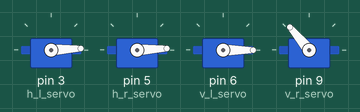
Recording of a sketch running on a simulated Arduino Uno, built with avr-gcc and run on an emulated ATmega328P. Parts: 4 × servo.

Above: at 0.05 s.
At 0.85 s:
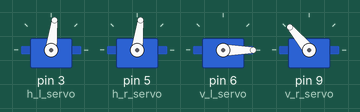
At 1.2 s:
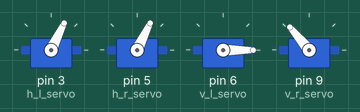
At 1.65 s:
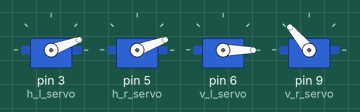
Timing chart, 0 to 4.2 s (numbered marks = the images above):
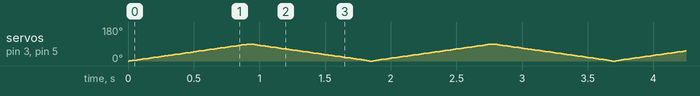

The sketch:

dancing_servos_1.ino
```cpp
#include <Servo.h>
Servo h_l_servo,h_r_servo,v_l_servo,v_r_servo;
int pos=45,temp = 0;


void setup()
{
  //3-left hor,5-right hor
//6-left ver,9 right ver

  h_l_servo.attach(3);
  h_r_servo.attach(5);
  v_l_servo.attach(6);
  v_r_servo.attach(9);
  Serial.begin(9600);
  //h_l_servo.write(pos);
  v_l_servo.write(0);
  //`h_r_servo.write(pos);
  v_r_servo.write(130);

}

void loop()
{
  //if(temp==0)
 // move_2();
 move_1();
}


void move_1()
{
  for (pos = 0; pos <= 90; pos += 1)
  {
    h_l_servo.write(pos);
    h_r_servo.write(pos);
    delay(10);
  }
  for (pos = 90; pos >= 0; pos -= 1)
  {
     h_l_servo.write(pos);
     h_r_servo.write(pos);delay(10);
  }
}

void move_2()
{

  for (pos =130; pos <= 180; pos += 1)
  {
    //v_l_servo.write(pos);
    v_r_servo.write(pos);
    delay(10);
  }

 temp++;
 /*for (pos = 200; pos >= 130; pos -= 1)
  {
     v_r_servo.write(pos);
     delay(10);
  } */
}
```
